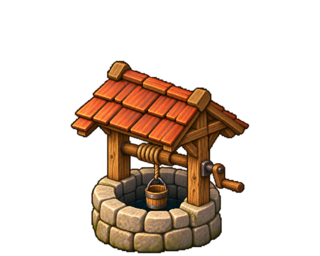
#> input picture assets/buildings/well.png, 320 x 256 px
$ python well-art.py
#> lines starting #> are read from the running program, lines starting #| are printed output that depends on the picture
"""python3 tests/well-art.py: compact well silhouette and stable render interface."""
from pathlib import Path
from PIL import Image

image = Image.open(Path(__file__).resolve().parents[1] / 'assets/buildings/well.png')
#> image is the input picture: PIL image 320x256 RGBA; mean R, G, B, A 36.5, 22.4, 12.3, 66.2
assert image.mode == 'RGBA' and image.size == (320, 256)
alpha = image.getchannel('A')
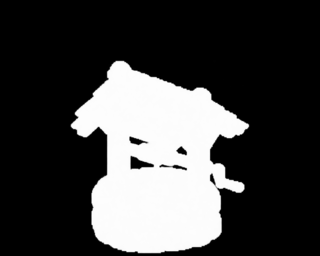
#> alpha: PIL image 320x256 L; min 0, max 255, mean 66.2
assert alpha.getextrema() == (0, 255)
assert all(alpha.getpixel(point) == 0 for point in [(0, 0), (319, 0), (0, 255), (319, 255)])
# Ignore near-transparent antialiasing when measuring the actual structure.
left, top, right, bottom = alpha.point(lambda value: 255 if value > 32 else 0).getbbox()
#> left = 70; top = 60; right = 250; bottom = 254
assert 170 <= right - left <= 190, 'Do not regress to the oversized 245px-wide basin'
assert 185 <= bottom - top <= 205, 'Keep the upright, compact well silhouette'
assert abs((left + right) / 2 - 160) <= 2, 'Keep the bottom-center sprite anchor'
assert 252 <= bottom <= 254, 'Retain the two-pixel lower margin used by render.js'
# At the unchanged 160px draw width, the visible well is about 90px wide.
assert (right - left) * 0.5 <= 95
print('Well art: RGBA, compact silhouette, 320x256 canvas and ground anchor passed')
